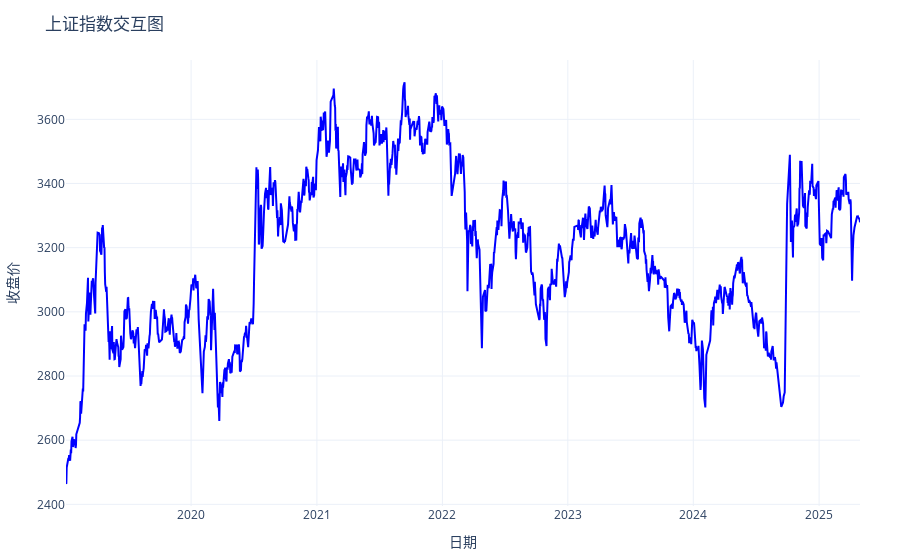

Notebook source saved alongside this figure:
### Markdown cell above
## 交互图

接下来，我们使用 `Plotly` 创建一个交互式折线图，用于展示上证指数在指定时间区间内的收盘价走势，并在鼠标悬停时显示对应的日期与日收益率等关键信息。相对于静态图形，交互式图形可以更好地展示数据的细节和趋势，便于用户进行深入分析。

### 1. 数据准备

- **时间筛选**：通过 `start_date` 和 `end_date` 设置起始时间和结束时间，结合 `pandas.to_datetime()` 函数将日期列转换为标准时间格式，并筛选出指定时间区间内的数据。
- **收益率合并**：使用 `merge()` 函数将包含日收益率的 DataFrame 与主数据表按照日期列进行合并，使得每一日的收盘价配套显示对应的日收益率。

### 2. 图形绘制

- **图层添加**：调用 `go.Scatter()` 添加一条收盘价的折线图（`mode='lines'` 表示仅显示折线，不显示节点）。
- **交互信息**：利用 `hovertemplate` 参数自定义鼠标悬停时显示的内容，包括：
  - 日期（格式化为 `年-月-日`）
  - 收盘价（保留两位小数）
  - 日收益率（百分号格式，保留两位小数）

### 3. 图表布局设置

- 通过 `fig.update_layout()` 设置图表标题、坐标轴标题、交互模式等：
  - `hovermode='x unified'`：使得交互提示在同一垂直线上统一显示
  - `template='plotly_white'`：采用白色背景模板
  - 设置 `margin` 确保图形四周留有足够的空间，避免遮挡

该图表可嵌入网页或 Jupyter Notebook 中动态展示，是教学、报告与展示金融时间序列数据的有力工具。

### Code cell
#! pip install plotly
import pandas as pd
import plotly.graph_objects as go
from datetime import datetime

# 设置起始时间和结束时间
start_date = '2019-01-01'
end_date = datetime.today().strftime('%Y-%m-%d')

# 将日期列转换为 datetime 类型（确保筛选条件生效）
sz_index['day'] = pd.to_datetime(sz_index['day'])
filtered_sz_index['day'] = pd.to_datetime(filtered_sz_index['day'])

# 筛选指定时间区间内的数据
filtered_data = sz_index.query(" @start_date <= day <= @end_date ")

# 合并 daily_return 信息（保持 hover 显示）
filtered_data = (
    filtered_data
    .merge(filtered_sz_index[['day', 'daily_return']], on='day', how='left')
    .sort_values('day')  # 按日期排序，避免折线图错乱
)

# 创建交互式图形对象
fig = go.Figure()

# 添加收盘价的折线图
fig.add_trace(go.Scatter(
    x=filtered_data['day'],
    y=filtered_data['close'],
    mode='lines',  # 只显示线条
    name='收盘价',
    line=dict(color='blue'),
    customdata=filtered_data[['daily_return']].values,
    hovertemplate=(
        '<b>日期：</b> %{x|%Y-%m-%d}<br>'
        '<b>收盘价：</b> %{y:.2f}<br>'
        '<b>日收益率：</b> %{customdata[0]:.2%}<extra></extra>'
    )
))

# 设置图表整体布局
fig.update_layout(
    title='上证指数交互图',
    xaxis_title='日期',
    yaxis_title='收盘价',
    hovermode='x unified',
    template='plotly_white',
    margin=dict(l=60, r=40, t=60, b=50)
)

# 显示图表
fig.show()

### Figure 1 — Plotly figure (JSON) as saved in the notebook; plotly's stock layout.template omitted (floating-point values rounded to 4 significant figures; data arrays with more than 128 entries replaced by an {"elided": "..."} marker saying what was removed)
{"data": [{"customdata": {"elided": "1534x1 float values"}, "hovertemplate": "<b>日期：</b> %{x|%Y-%m-%d}<br><b>收盘价：</b> %{y:.2f}<br><b>日收益率：</b> %{customdata[0]:.2%}<extra></extra>", "line": {"color": "blue"}, "mode": "lines", "name": "收盘价", "type": "scatter", "x": {"elided": "1534 str values"}, "y": {"elided": "1534 float values"}}], "layout": {"hovermode": "x unified", "margin": {"b": 50, "l": 60, "r": 40, "t": 60}, "title": {"text": "上证指数交互图"}, "xaxis": {"title": {"text": "日期"}}, "yaxis": {"title": {"text": "收盘价"}}}}
